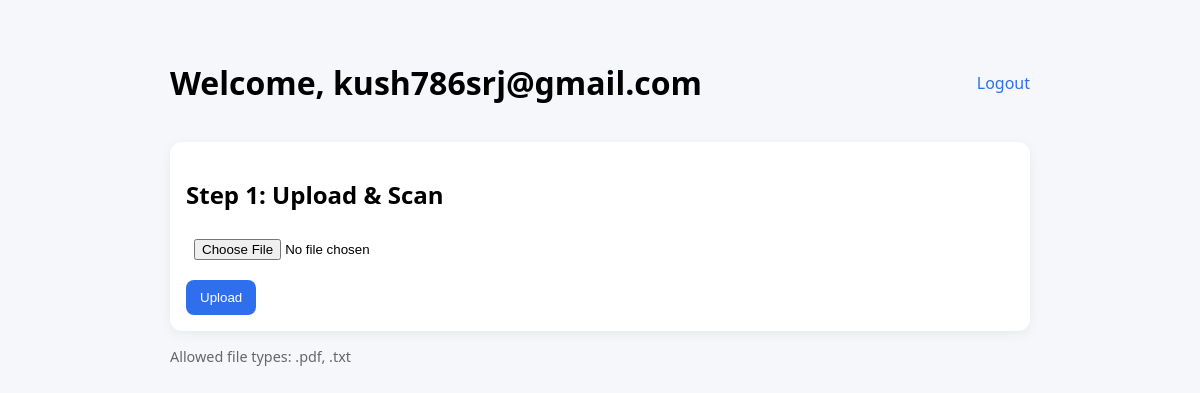
The app's page /home (signed in), older data.
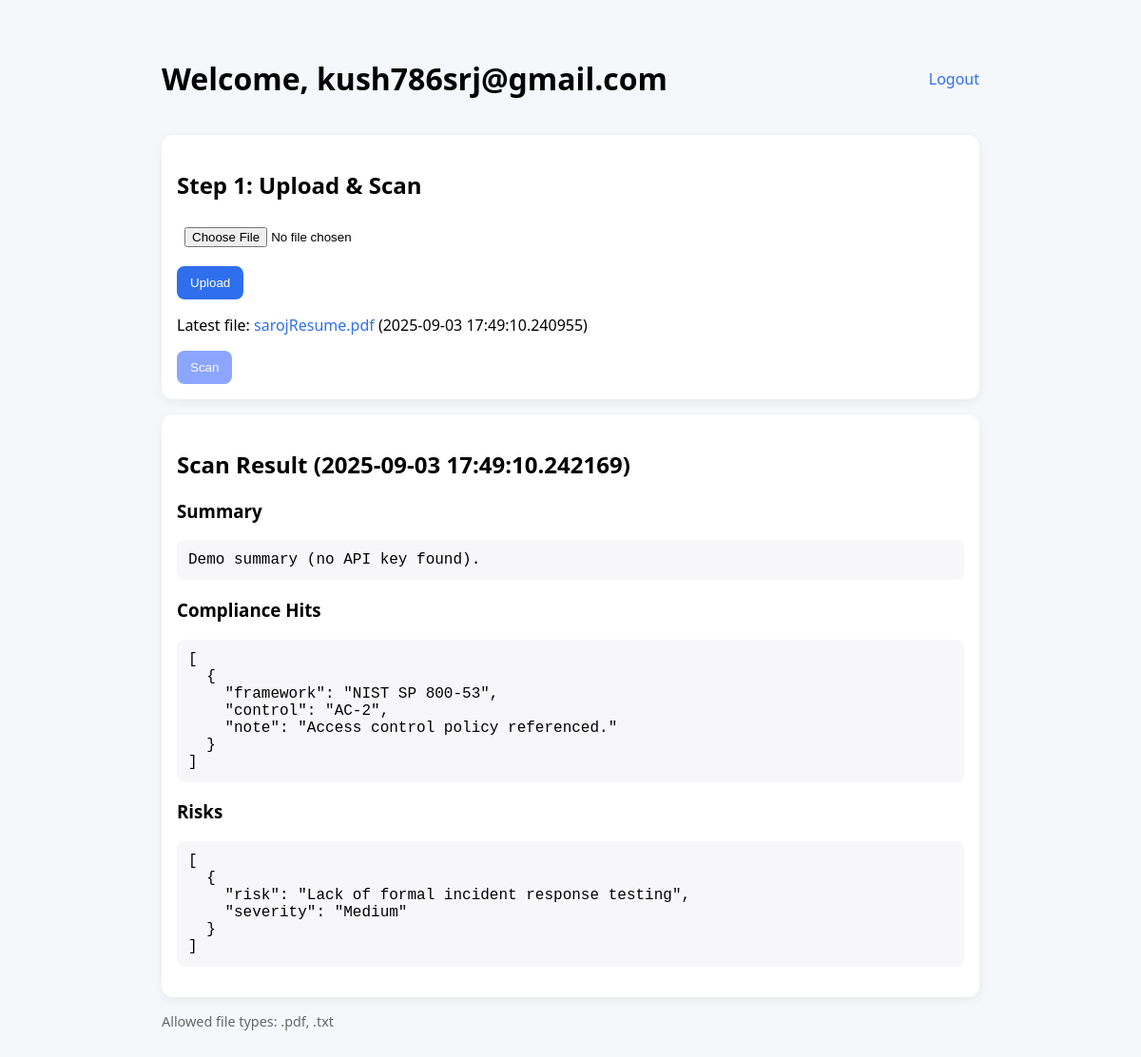
The same page, newer data.
### models.py (models this page shows)
class Base(DeclarativeBase):
    pass

class User(Base):
    __tablename__ = "users"
    id: Mapped[int] = mapped_column(Integer, primary_key=True)
    email: Mapped[str] = mapped_column(String(255), unique=True, nullable=False)
    password_hash: Mapped[str] = mapped_column(String(255), nullable=False)
    is_verified: Mapped[bool] = mapped_column(Boolean, default=False)
    uploads: Mapped[list["Upload"]] = relationship("Upload", back_populates="user")

class Upload(Base):
    __tablename__ = "uploads"
    id: Mapped[int] = mapped_column(Integer, primary_key=True)
    user_id: Mapped[int] = mapped_column(ForeignKey("users.id"), nullable=False)
    filename: Mapped[str] = mapped_column(String(255), nullable=False)
    saved_path: Mapped[str] = mapped_column(String(512), nullable=False)
    uploaded_at: Mapped[datetime] = mapped_column(DateTime, default=datetime.now(timezone.utc))
    user: Mapped["User"] = relationship("User", back_populates="uploads")
    scan_result: Mapped["ScanResult"] = relationship("ScanResult", back_populates="upload", uselist=False)

class ScanResult(Base):
    __tablename__ = "scan_results"
    id: Mapped[int] = mapped_column(Integer, primary_key=True)
    upload_id: Mapped[int] = mapped_column(ForeignKey("uploads.id"), nullable=False)
    summary: Mapped[str] = mapped_column(Text, nullable=True)
    compliance_hits_json: Mapped[str] = mapped_column(Text, nullable=True)   # JSON as text
    risks_json: Mapped[str] = mapped_column(Text, nullable=True)
    scanned_at: Mapped[datetime] = mapped_column(DateTime, default=datetime.now(timezone.utc))
    upload: Mapped["Upload"] = relationship("Upload", back_populates="scan_result")

### app.py (the view, shortened to what this page needs)
    @app.route("/home", methods=["GET", "POST"])
    @login_required
    def home():
        user = current_user()
        db = get_session()
        last_upload = (
            db.query(Upload)
            .filter(Upload.user_id == user.id)
            .order_by(Upload.uploaded_at.desc())
            .first()
        )
        upload_done = last_upload is not None
        scan_done = last_upload.scan_result is not None if last_upload else False
        has_scan = scan_done
        scan_result = last_upload.scan_result if scan_done else None
        return render_template(
            "home.html",
            user=user,
            upload_done=upload_done,
            scan_done=scan_done,
            has_scan=has_scan,
            last_upload=last_upload,
            scan_result=scan_result,
        )

### db.py (called while the page is built)
def get_engine():
    db_url = "sqlite:///instance/app.db"
    engine = create_engine(db_url, echo=False, future=True)
    return engine

def get_session():
    if "db_session" not in g:
        engine = get_engine()
        SessionLocal = sessionmaker(bind=engine, autoflush=False, autocommit=False, future=True)
        g.db_session = SessionLocal()
    return g.db_session

def close_session(session=None):
    if session:
        session.close()
    else:
        db_session = g.pop("db_session", None)
        if db_session is not None:
            db_session.close()

### templates/home.html (shortened to what this page needs)
<!doctype html>
<html lang="en">
<head>
  <link rel="stylesheet" href="{{ url_for('static', filename='main.css') }}">
</head>
<body>
  <div class="container">
    <div class="topbar">
      <h1>Welcome, {{ user.email }}</h1>
      <a href="{{ url_for('logout') }}">Logout</a>
    </div>
    <div class="card">
      <h2>Step 1: Upload & Scan</h2>
      <form method="post" enctype="multipart/form-data">
        <input type="file" name="file" accept=".pdf,.txt" {{ 'disabled' if upload_done and not has_scan else '' }}>
        <button type="submit" {{ 'disabled' if upload_done and not has_scan else '' }}>Upload</button>
      </form>
      {% if last_upload %}
        <p>Latest file: <a href="{{ url_for('uploaded_file', filename=last_upload.filename) }}" target="_blank">{{ last_upload.filename }}</a> ({{ last_upload.uploaded_at }})</p>
        <form method="post" action="{{ url_for('scan', upload_id=last_upload.id) }}">
          <button type="submit" {{ 'disabled' if has_scan else '' }}>Scan</button>
        </form>
      {% endif %}
    </div>
    {% if scan_result %}
      <div class="card">
        <h2>Scan Result ({{ scan_result.scanned_at }})</h2>
        <h3>Summary</h3>
        <pre>{{ scan_result.summary }}</pre>
        <h3>Compliance Hits</h3>
        <pre>{{ scan_result.compliance_hits_json }}</pre>
        <h3>Risks</h3>
        <pre>{{ scan_result.risks_json }}</pre>
      </div>
    {% endif %}
    <div class="hint">
      <p>Allowed file types: .pdf, .txt</p>
    </div>
  </div>
</body>
</html>

### static/main.css (style rules this page uses)
body { font-family: system-ui, -apple-system, Segoe UI, Roboto, Arial, sans-serif; background: #f5f7fb; margin: 0; }
.container { max-width: 860px; margin: 40px auto; background: transparent; padding: 0 16px; }
.topbar { display: flex; align-items: center; justify-content: space-between; }
.card { background: #fff; padding: 16px; border-radius: 12px; box-shadow: 0 3px 12px rgba(0,0,0,.06); margin: 16px 0; }
input[type="file"], input[type="email"], input[type="password"] { display:block; margin: 8px 0 12px; padding: 8px; width: 95%; }
button { padding: 10px 14px; border: none; border-radius: 8px; background: #2f6fed; color: #fff; cursor: pointer; }
button[disabled] { background: #8ca6ff; cursor: not-allowed; }
a { color: #2f6fed; text-decoration: none; }
.hint { color: #666; font-size: .9rem; }
pre { white-space: pre-wrap; font-family: ui-monospace, SFMono-Regular, Menlo, Consolas, monospace; background: #f7f7f9; padding: 12px; border-radius: 8px; }

Row changes from the older to the newer data that the page shows:
added Upload: filename "sarojResume.pdf", uploaded_at "2025-09-03 17:49:10.240955"
added ScanResult: scanned_at "2025-09-03 17:49:10.242169", summary "Demo summary (no API key found).", compliance_hits_json "[ { \"framework\": \"NIST SP 800-53\", \"control\": \"AC-2\", \"note\": \"Access control policy referenced.\" } ]", risks_json "[ { \"risk\": \"Lack of formal incident response testing\", \"severity\": \"Medium\" } ]"
Text that changed along with them:
text now shown: "Latest file: ( ) Scan Scan Result ( ) Summary Compliance Hits Risks"
